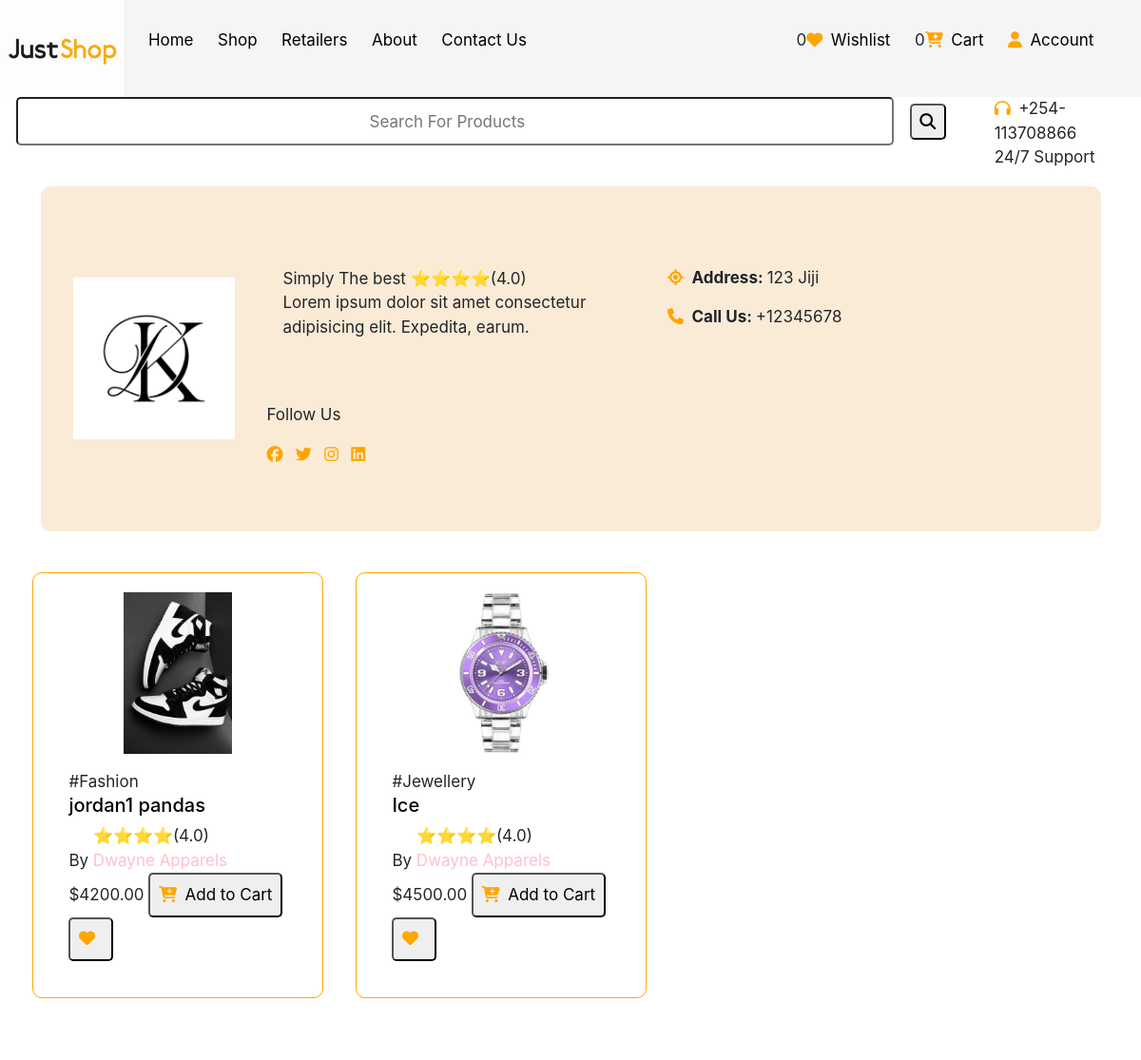
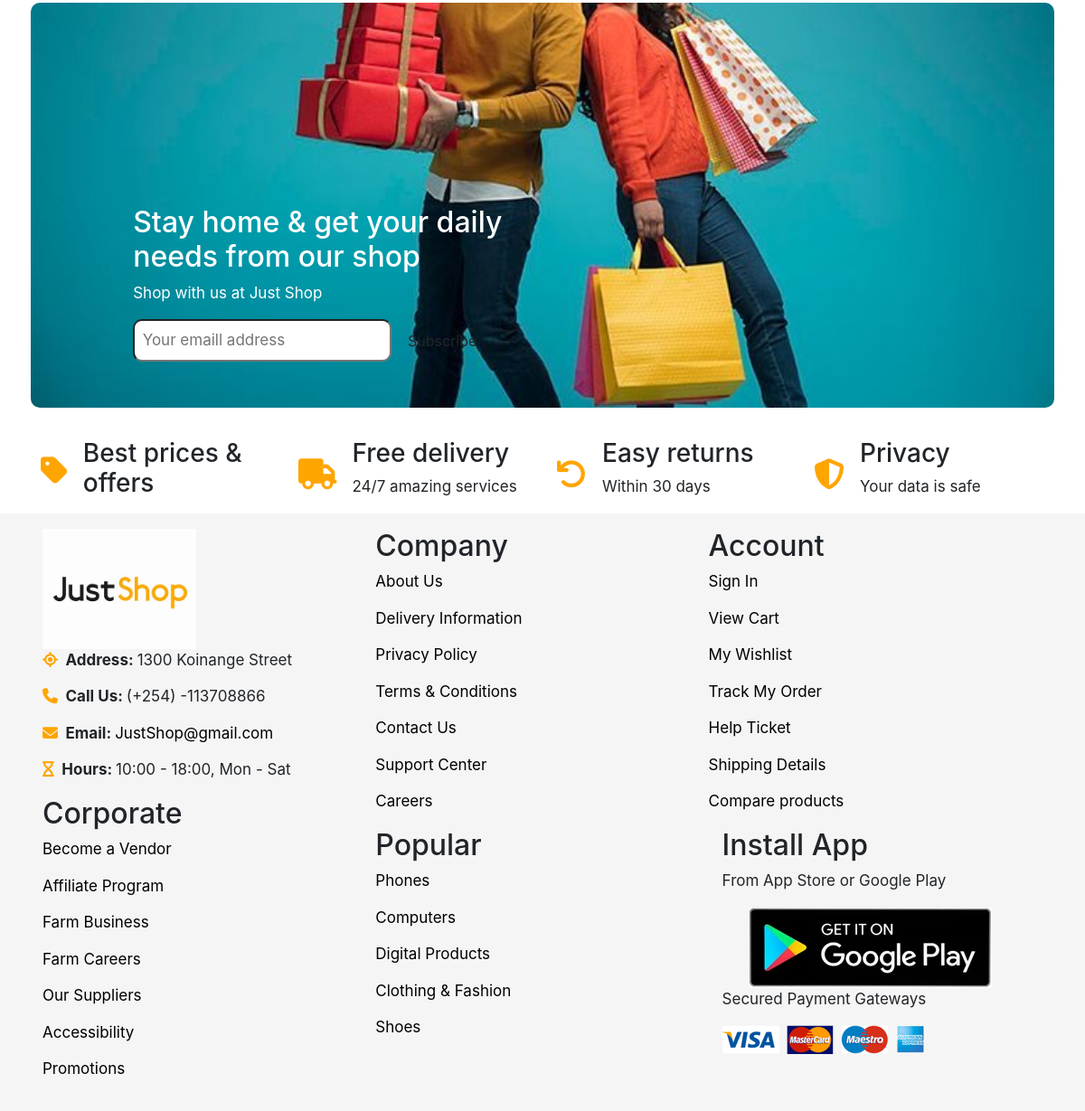
/retailer/1 (signed in), run on the app's committed database (2 pictures, top to bottom).
### main/models.py (models this page shows, shortened)
class Retailer(models.Model):
     retailer_id=models.UUIDField(unique=True, default=uuid.uuid4)
     title=models.CharField(max_length=100)
     image=models.ImageField(upload_to=user_dir_path,null=True)
     description=models.CharField(null=True,max_length=100,blank=True,default="Simply The best")
     rating=models.CharField(max_length=100,default="100")
     contact=models.CharField(max_length=100)
     return_time=models.CharField(max_length=100,default="10")
     address=models.CharField(max_length=100)
     shipping_time=models.CharField(max_length=100)
     user=models.ForeignKey(User,on_delete=models.SET_NULL,null=True)#on_delete=models.CASCADE,null=False
     date=models.DateTimeField(auto_now_add=True,null=True,blank=True)
     storefront_image=models.ImageField(upload_to=user_dir_path,null=True)
     class Meta:
          verbose_name_plural="Retailers"
     def __str__(self):
      return self.title

class Product(models.Model):
    product_id=models.UUIDField(unique=True, default=uuid.uuid4)
    title=models.CharField(max_length=100)
    image=models.ImageField(upload_to=user_dir_path)
    retailer=models.ForeignKey(Retailer,on_delete=models.SET_NULL,null=True,related_name="products")
    description=CKEditor5Field('Text',config_name='default',null="true",blank="True")
    category=models.ForeignKey(Category,on_delete=models.SET_NULL,null=True,related_name="category_products")
    base_price=models.DecimalField(max_digits=999999999,decimal_places=2)
    sale_price=models.DecimalField(max_digits=999999999,decimal_places=2)
    stock_status=models.CharField(choices=STOCK_STATUS,max_length=10,default="instock")
    product_status=models.CharField(choices=STATUS,max_length=100,default="inreview")
    warranty_period=models.CharField(max_length=100,default="100")
    featured=models.BooleanField(default=False)
    specifications=models.TextField(max_length=100,null=True,blank=True)
    digital=models.BooleanField(default=False)
    user=models.ForeignKey(User,on_delete=models.SET_NULL,null=True)
    class Meta:
        verbose_name_plural="Products"

class Category(models.Model):
    category_id=models.UUIDField(unique=True,default=uuid.uuid4)
    title=models.CharField(max_length=100)
    image=models.ImageField(upload_to="category")#define dir within media dir where images stored
    class Meta:
        verbose_name_plural="Categories"
    def __str__(self):
            return self.title

### main/views.py (the view)
# urls.py: path('retailer/<id>',retailer_detail_view,name="retailerdetails"),
def retailer_detail_view(request,id):
   retailers=Retailer.objects.filter(id=id)
   retailer=Retailer.objects.get(id=id)
   products=Product.objects.filter(retailer=retailer)
   context={
      "retailers":retailers,
      "products":products,
   }
   return render(request,"main/retailer_details.html",context)

### main/context_processor.py (called while the page is built)
def default(request):
    products=Product.objects.all()
    categories=Category.objects.all()
    wishlist=Wishlist.objects.filter(user=request.user).count()
    return{
        'products':products,
        'categories':categories,
        'wishlist':wishlist,
    }

### templates/main/retailer_details.html
{% extends "base/base.html" %}
{% load static %}
{%block content%}
{% for retailer in retailers %}
<div class="retailerdetails-main">
    <div class="rd-banner">
        <div class="retailer-image">
            <img class="retailer-image" src="{{ retailer.image.url }}" alt="">
        </div>
        <div class="retailer-info-div">
            <div class="retailer-about">
                <span>{{retailer.description}}</span>
                <span>⭐⭐⭐⭐(4.0)</span><br>
                <p>Lorem ipsum dolor sit amet consectetur adipisicing elit. Expedita, earum.</p>
            </div>
            <div class="retailer-address">
                <p></p></span><i class="fas fa-location"></i><strong>Address: </strong> <span>{{retailer.address}}</span></p>
                <p><i class="fas fa-phone"></i><strong>Call Us: </strong><span>+{{retailer.contact}}</span></p>
            </div>
            <div class="retailer-socials">
                <p>Follow Us</p>
                <i class="fab fa-facebook"></i>
                <i class="fab fa-twitter"></i>
                <i class="fab fa-instagram"></i>
                <i class="fab fa-linkedin"></i>
            </div>
        </div>
    </div>
    <div class="products-container">
        {% for product in products %}
        <div class="product-card">
            <div class="product-img">
                <img class="product-image" src="{{product.image.url}}" alt="">
            </div>
            <div class="product-info">
                <span>#{{product.category}} <span>
                <a href=""><h5>{{product.title}}</h5></a>
                <span>⭐⭐⭐⭐(4.0)</span><br>
                <span>By <span><a class="retailer-title" href="{% url 'main:retailerdetails' product.retailer.id %}">{{product.retailer}}</a> </span></span><br>
                <span class="price">${{product.sale_price}}</span>
                <button ><i class="fas fa-cart-plus"></i>Add to Cart</button>
                <button><i class="fas fa-heart"></i></button>
            </div>
        </div>
        {%endfor %}
    </div>
</div>
{%endfor%}
{%endblock content%}

### static/assets/css/index.css (style rules this page uses)
* { margin:0; padding:0; box-sizing: border-box; }
button, input, select, textarea { font-family: inherit; font-size: 100%; }
body { font-size:17px; }
i { margin-right:0.5em; color: orange; font-size:1em; }
a { text-decoration: none; color:black; margin-right:1.5em; }
.products-container { display: grid; grid-template-columns: repeat(auto-fit,340px); }
.product-img,.retailer-img { display: flex; justify-content: center; }
.product-card { height:auto; border:0.5px solid orange; margin:1em; padding:1.2em; border-radius: 10px; gap:1em; }
.product-info { margin:1em; }
.product-info span { white-space: normal; word-wrap: break-word; }
.product-image,.retailer-image { height:10em; object-fit: cover; }
.retailer-title { color:pink; }
button { padding:0.5em; border-radius:.3em; }
.category-banner,.rd-banner { min-height:15em; margin:1.5em; border-radius:10px; background-color: antiquewhite; display: flex; align-items: center; padding:2em; }
.retailerdetails-main { padding:1em; }
.retailer-about { margin:1em; }
.retailer-info-div { margin:2em; display: grid; grid-template-columns: repeat(2,1fr); gap:2em; }

### data on the page
Retailer: image (picture), description "Simply The best", address "123 Jiji", contact "12345678"
Product: image (picture), category "Fashion", title "jordan1 pandas", retailer "Dwayne Apparels", sale_price "4200.00"
Product: image (picture), category "Jewellery", title "Ice", retailer "Dwayne Apparels", sale_price "4500.00"

### other printed values
{{ wishlist }} "0"
{{ request.session.cart_data_obj|length }} "0"
